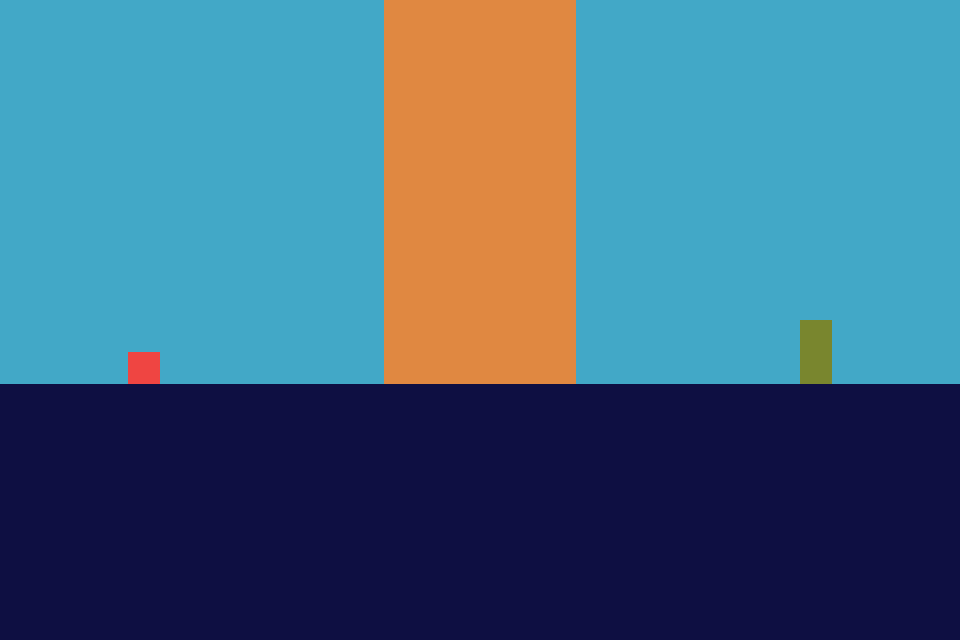

A 2D game scene composited from a Tiled map and its tileset images. What follows is a short description and the map's XML, with every tile layer's data as written:
An orthogonal 30x20 tile map with 32x32 px tiles, 1 tile layer (Kachelebene 1).

<map version="1.10" tiledversion="1.11.2" orientation="orthogonal" renderorder="right-down" width="30" height="20" tilewidth="32" tileheight="32" infinite="0" nextlayerid="2" nextobjectid="1">
 <tileset firstgid="1" source="tilemap.tsx" />
 <layer id="1" name="Kachelebene 1" width="30" height="20">
  <data encoding="csv">
1,1,1,1,1,1,1,1,1,1,1,1,5,5,5,5,5,5,1,1,1,1,1,1,1,1,1,1,1,1,
1,1,1,1,1,1,1,1,1,1,1,1,5,5,5,5,5,5,1,1,1,1,1,1,1,1,1,1,1,1,
1,1,1,1,1,1,1,1,1,1,1,1,5,5,5,5,5,5,1,1,1,1,1,1,1,1,1,1,1,1,
1,1,1,1,1,1,1,1,1,1,1,1,5,5,5,5,5,5,1,1,1,1,1,1,1,1,1,1,1,1,
1,1,1,1,1,1,1,1,1,1,1,1,5,5,5,5,5,5,1,1,1,1,1,1,1,1,1,1,1,1,
1,1,1,1,1,1,1,1,1,1,1,1,5,5,5,5,5,5,1,1,1,1,1,1,1,1,1,1,1,1,
1,1,1,1,1,1,1,1,1,1,1,1,5,5,5,5,5,5,1,1,1,1,1,1,1,1,1,1,1,1,
1,1,1,1,1,1,1,1,1,1,1,1,5,5,5,5,5,5,1,1,1,1,1,1,1,1,1,1,1,1,
1,1,1,1,1,1,1,1,1,1,1,1,5,5,5,5,5,5,1,1,1,1,1,1,1,1,1,1,1,1,
1,1,1,1,1,1,1,1,1,1,1,1,5,5,5,5,5,5,1,1,1,1,1,1,1,1,1,1,1,1,
1,1,1,1,1,1,1,1,1,1,1,1,5,5,5,5,5,5,1,1,1,1,1,1,1,7,1,1,1,1,
1,1,1,1,4,1,1,1,1,1,1,1,5,5,5,5,5,5,1,1,1,1,1,1,1,7,1,1,1,1,
2,2,2,2,2,2,2,2,2,2,2,2,2,2,2,2,2,2,2,2,2,2,2,2,2,2,2,2,2,2,
2,2,2,2,2,2,2,2,2,2,2,2,2,2,2,2,2,2,2,2,2,2,2,2,2,2,2,2,2,2,
2,2,2,2,2,2,2,2,2,2,2,2,2,2,2,2,2,2,2,2,2,2,2,2,2,2,2,2,2,2,
2,2,2,2,2,2,2,2,2,2,2,2,2,2,2,2,2,2,2,2,2,2,2,2,2,2,2,2,2,2,
2,2,2,2,2,2,2,2,2,2,2,2,2,2,2,2,2,2,2,2,2,2,2,2,2,2,2,2,2,2,
2,2,2,2,2,2,2,2,2,2,2,2,2,2,2,2,2,2,2,2,2,2,2,2,2,2,2,2,2,2,
2,2,2,2,2,2,2,2,2,2,2,2,2,2,2,2,2,2,2,2,2,2,2,2,2,2,2,2,2,2,
2,2,2,2,2,2,2,2,2,2,2,2,2,2,2,2,2,2,2,2,2,2,2,2,2,2,2,2,2,2
</data>
 </layer>
</map>
